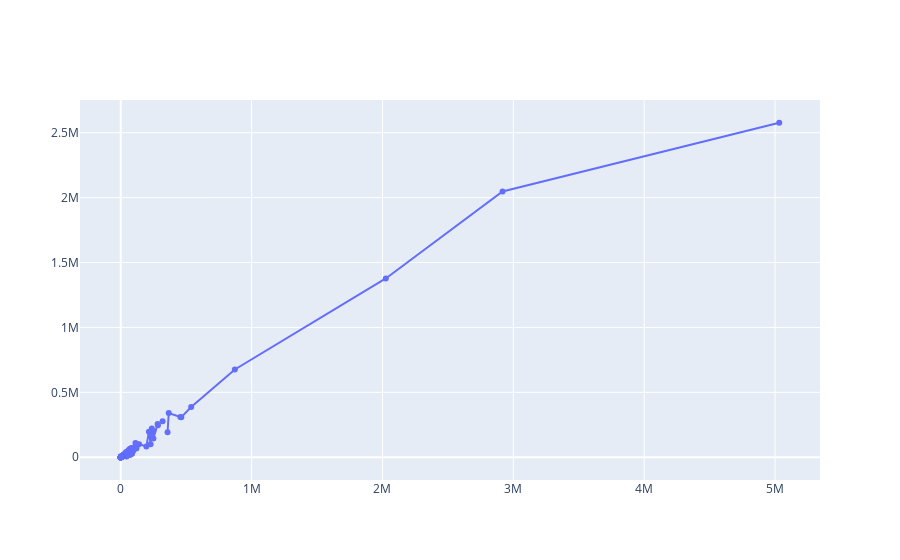

The notebook cell saved with this chart:
### Code cell
fig5=go.Figure()
fig5.add_trace(go.Scatter(x=covid_df['TotalCases'],y=covid_df['TotalRecovered'],mode='lines+markers',
                    name='lines+markers'))

### Figure 1 — Plotly figure (JSON) as saved in the notebook; plotly's stock layout.template omitted (floating-point values rounded to 4 significant figures; data arrays with more than 128 entries replaced by an {"elided": "..."} marker saying what was removed)
{"data": [{"mode": "lines+markers", "name": "lines+markers", "type": "scatter", "x": {"elided": "209 int values"}, "y": {"elided": "209 int values"}}], "layout": {"autosize": true, "xaxis": {"autorange": true, "range": [-304500.0, 5337000.0], "type": "linear"}, "yaxis": {"autorange": true, "range": [-212600.0, 2789000.0], "type": "linear"}}}
